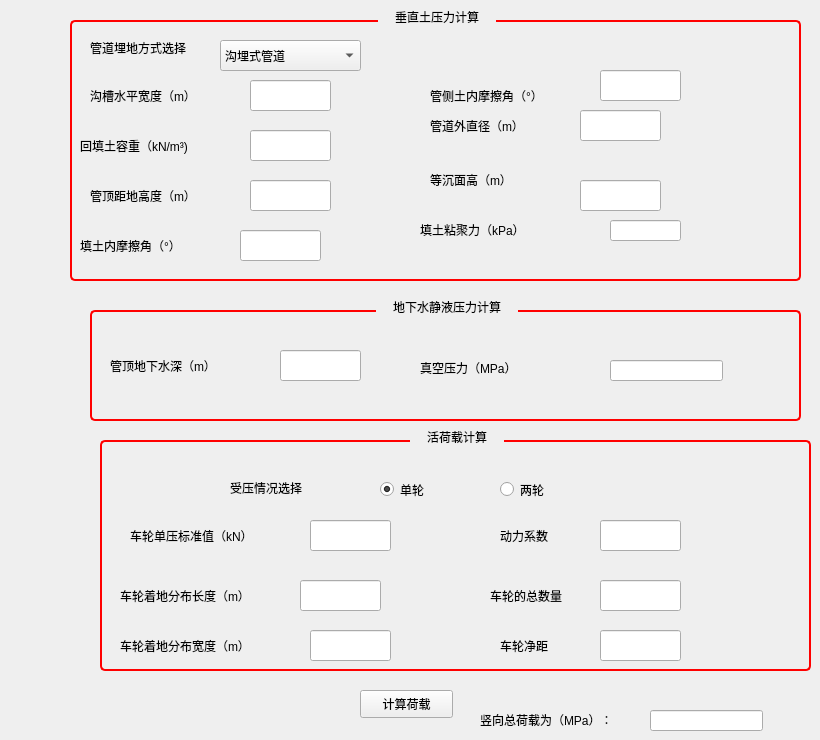
   <widget class="QWidget" name="tab">
    <property name="styleSheet">
     <string notr="true">QGroupBox {
    /* 背景渐变色*/
    background-color: qlineargradient(x1: 0, y1: 0, x2: 0, y2: 1,
                                      stop: 0 #E0E0E0, stop: 1 #FFFFFF);

    /* 边框 */
    border: 2px solid red;

    /* 倒角 */
    border-radius: 5px;

    /* 就像墙上挂着的两个相框,margin指的是相框与相框的距离
       padding指的是每个相框里照片与相框边框的距离 */
    margin-top: 20px;
}
/* 标题设置 */
QGroupBox::title {
    /* 位置 */
    subcontrol-origin: margin;
    subcontrol-position: top center;

    /* 内边框,上下和左右 */
    padding: 10px 15px;

    /* 颜色 */
    background-color: qlineargradient(x1: 0, y1: 0, x2: 0, y2: 1,
                                      stop: 0 #FF0ECE, stop: 1 #FFFFFF);
}

QGroupBox::indicator {
    width: 13px;
    height: 13px;
}
</string>
    </property>
    <attribute name="title">
     <string>荷载计算</string>
    </attribute>
    <widget class="QGroupBox" name="groupBox">
     <property name="geometry">
      <rect>
       <x>70</x>
       <y>0</y>
       <width>731</width>
       <height>281</height>
      </rect>
     </property>
     <property name="styleSheet">
      <string notr="true"/>
     </property>
     <property name="title">
      <string>垂直土压力计算</string>
     </property>
     <widget class="QComboBox" name="comboBox">
      <property name="geometry">
       <rect>
        <x>150</x>
        <y>40</y>
        <width>141</width>
        <height>31</height>
       </rect>
      </property>
      <property name="currentText">
       <string>沟埋式管道</string>
      </property>
      <property name="maxVisibleItems">
       <number>9</number>
      </property>
      <property name="placeholderText">
       <string/>
      </property>
      <item>
       <property name="text">
        <string>沟埋式管道</string>
       </property>
      </item>
      <item>
       <property name="text">
        <string>上埋式管道</string>
       </property>
      </item>
     </widget>
     <widget class="QLabel" name="label_9">
      <property name="geometry">
       <rect>
        <x>20</x>
        <y>40</y>
        <width>121</width>
        <height>16</height>
       </rect>
      </property>
      <property name="text">
       <string>管道埋地方式选择</string>
      </property>
     </widget>
     <widget class="QLabel" name="label_13">
      <property name="geometry">
       <rect>
        <x>20</x>
        <y>180</y>
        <width>141</width>
        <height>31</height>
       </rect>
      </property>
      <property name="text">
       <string>管顶距地高度（m）</string>
      </property>
     </widget>
     <widget class="QLineEdit" name="lineEdit_10">
      <property name="geometry">
       <rect>
        <x>510</x>
        <y>110</y>
        <width>81</width>
        <height>31</height>
       </rect>
      </property>
     </widget>
     <widget class="QLabel" name="label_7">
      <property name="geometry">
       <rect>
        <x>10</x>
        <y>230</y>
        <width>141</width>
        <height>31</height>
       </rect>
      </property>
      <property name="text">
       <string>填土内摩擦角（°）</string>
      </property>
     </widget>
     <widget class="QLabel" name="label_11">
      <property name="geometry">
       <rect>
        <x>10</x>
        <y>130</y>
        <width>141</width>
        <height>31</height>
       </rect>
      </property>
      <property name="text">
       <string>回填土容重（kN/m³)</string>
      </property>
     </widget>
     <widget class="QLineEdit" name="lineEdit_9">
      <property name="geometry">
       <rect>
        <x>530</x>
        <y>70</y>
        <width>81</width>
        <height>31</height>
       </rect>
      </property>
     </widget>
     <widget class="QLineEdit" name="lineEdit_15">
      <property name="geometry">
       <rect>
        <x>510</x>
        <y>180</y>
        <width>81</width>
        <height>31</height>
       </rect>
      </property>
     </widget>
     <widget class="QLabel" name="label_18">
      <property name="geometry">
       <rect>
        <x>360</x>
        <y>80</y>
        <width>151</width>
        <height>31</height>
       </rect>
      </property>
      <property name="text">
       <string>管侧土内摩擦角（°）</string>
      </property>
     </widget>
     <widget class="QLineEdit" name="lineEdit_16">
      <property name="geometry">
       <rect>
        <x>180</x>
        <y>180</y>
        <width>81</width>
        <height>31</height>
       </rect>
      </property>
     </widget>
     <widget class="QLineEdit" name="lineEdit_17">
      <property name="geometry">
       <rect>
        <x>180</x>
        <y>130</y>
        <width>81</width>
        <height>31</height>
       </rect>
      </property>
     </widget>
     <widget class="QLineEdit" name="lineEdit_18">
      <property name="geometry">
       <rect>
        <x>170</x>
        <y>230</y>
        <width>81</width>
        <height>31</height>
       </rect>
      </property>
     </widget>
     <widget class="QLabel" name="label_21">
      <property name="geometry">
       <rect>
        <x>20</x>
        <y>80</y>
        <width>141</width>
        <height>31</height>
       </rect>
      </property>
      <property name="text">
       <string>沟槽水平宽度（m）</string>
      </property>
     </widget>
     <widget class="QGroupBox" name="groupBox_4">
      <property name="geometry">
       <rect>
        <x>0</x>
        <y>430</y>
        <width>691</width>
        <height>191</height>
       </rect>
      </property>
      <property name="title">
       <string>活荷载计算</string>
      </property>
      <widget class="QLabel" name="label_22">
       <property name="geometry">
        <rect>
         <x>80</x>
         <y>20</y>
         <width>121</width>
         <height>16</height>
        </rect>
       </property>
       <property name="text">
        <string>受压情况选择</string>
       </property>
      </widget>
      <widget class="QRadioButton" name="radioButton_5">
       <property name="geometry">
        <rect>
         <x>210</x>
         <y>20</y>
         <width>81</width>
         <height>19</height>
        </rect>
       </property>
       <property name="text">
        <string>单轮</string>
       </property>
      </widget>
      <widget class="QRadioButton" name="radioButton_6">
       <property name="geometry">
        <rect>
         <x>300</x>
         <y>20</y>
         <width>115</width>
         <height>19</height>
        </rect>
       </property>
       <property name="text">
        <string>两轮</string>
       </property>
      </widget>
     </widget>
     <widget class="QLineEdit" name="lineEdit_19">
      <property name="geometry">
       <rect>
        <x>180</x>
        <y>80</y>
        <width>81</width>
        <height>31</height>
       </rect>
      </property>
     </widget>
     <widget class="QLabel" name="label_23">
      <property name="geometry">
       <rect>
        <x>360</x>
        <y>110</y>
        <width>141</width>
        <height>31</height>
       </rect>
      </property>
      <property name="text">
       <string>管道外直径（m）</string>
      </property>
     </widget>
     <widget class="QLabel" name="label_12">
      <property name="geometry">
       <rect>
        <x>350</x>
        <y>220</y>
        <width>151</width>
        <height>20</height>
       </rect>
      </property>
      <property name="text">
       <string>填土粘聚力（kPa）</string>
      </property>
     </widget>
     <widget class="QLineEdit" name="lineEdit_7">
      <property name="geometry">
       <rect>
        <x>540</x>
        <y>220</y>
        <width>71</width>
        <height>21</height>
       </rect>
      </property>
     </widget>
     <widget class="QLabel" name="label_10">
      <property name="geometry">
       <rect>
        <x>360</x>
        <y>170</y>
        <width>161</width>
        <height>20</height>
       </rect>
      </property>
      <property name="text">
       <string>等沉面高（m）</string>
      </property>
     </widget>
    </widget>
    <widget class="QGroupBox" name="groupBox_2">
     <property name="geometry">
      <rect>
       <x>90</x>
       <y>290</y>
       <width>711</width>
       <height>131</height>
      </rect>
     </property>
     <property name="styleSheet">
      <string notr="true"/>
     </property>
     <property name="title">
      <string>地下水静液压力计算</string>
     </property>
     <widget class="QLineEdit" name="lineEdit_13">
      <property name="geometry">
       <rect>
        <x>190</x>
        <y>60</y>
        <width>81</width>
        <height>31</height>
       </rect>
      </property>
     </widget>
     <widget class="QLabel" name="label_15">
      <property name="geometry">
       <rect>
        <x>20</x>
        <y>60</y>
        <width>141</width>
        <height>31</height>
       </rect>
      </property>
      <property name="text">
       <string>管顶地下水深（m）</string>
      </property>
     </widget>
     <widget class="QLabel" name="label_5">
      <property name="geometry">
       <rect>
        <x>330</x>
        <y>70</y>
        <width>161</width>
        <height>16</height>
       </rect>
      </property>
      <property name="text">
       <string>真空压力（MPa）</string>
      </property>
     </widget>
     <widget class="QLineEdit" name="lineEdit_3">
      <property name="geometry">
       <rect>
        <x>520</x>
        <y>70</y>
        <width>113</width>
        <height>21</height>
       </rect>
      </property>
     </widget>
    </widget>
    <widget class="QGroupBox" name="groupBox_3">
     <property name="geometry">
      <rect>
       <x>100</x>
       <y>420</y>
       <width>711</width>
       <height>251</height>
      </rect>
     </property>
     <property name="styleSheet">
      <string notr="true"/>
     </property>
     <property name="title">
      <string>活荷载计算</string>
     </property>
     <widget class="QLabel" name="label_16">
      <property name="geometry">
       <rect>
        <x>130</x>
        <y>60</y>
        <width>121</width>
        <height>16</height>
       </rect>
      </property>
      <property name="text">
       <string>受压情况选择</string>
      </property>
     </widget>
     <widget class="QRadioButton" name="radioButton_3">
      <property name="geometry">
       <rect>
        <x>280</x>
        <y>60</y>
        <width>81</width>
        <height>19</height>
       </rect>
      </property>
      <property name="text">
       <string>单轮</string>
      </property>
      <property name="checked">
       <bool>true</bool>
      </property>
      <attribute name="buttonGroup">
       <string notr="true">buttonGroup</string>
      </attribute>
     </widget>
     <widget class="QRadioButton" name="radioButton_4">
      <property name="geometry">
       <rect>
        <x>400</x>
        <y>60</y>
        <width>115</width>
        <height>19</height>
       </rect>
      </property>
      <property name="text">
       <string>两轮</string>
      </property>
      <attribute name="buttonGroup">
       <string notr="true">buttonGroup</string>
      </attribute>
     </widget>
     <widget class="QLineEdit" name="lineEdit_20">
      <property name="geometry">
       <rect>
        <x>500</x>
        <y>210</y>
        <width>81</width>
        <height>31</height>
       </rect>
      </property>
     </widget>
     <widget class="QLabel" name="label_24">
      <property name="geometry">
       <rect>
        <x>400</x>
        <y>210</y>
        <width>71</width>
        <height>31</height>
       </rect>
      </property>
      <property name="text">
       <string>车轮净距</string>
      </property>
     </widget>
     <widget class="QLineEdit" name="lineEdit_21">
      <property name="geometry">
       <rect>
        <x>210</x>
        <y>100</y>
        <width>81</width>
        <height>31</height>
       </rect>
      </property>
     </widget>
     <widget class="QLabel" name="label_25">
      <property name="geometry">
       <rect>
        <x>400</x>
        <y>100</y>
        <width>71</width>
        <height>31</height>
       </rect>
      </property>
      <property name="text">
       <string>动力系数</string>
      </property>
     </widget>
     <widget class="QLabel" name="label_26">
      <property name="geometry">
       <rect>
        <x>30</x>
        <y>100</y>
        <width>151</width>
        <height>31</height>
       </rect>
      </property>
      <property name="text">
       <string>车轮单压标准值（kN）</string>
      </property>
     </widget>
     <widget class="QLabel" name="label_27">
      <property name="geometry">
       <rect>
        <x>20</x>
        <y>160</y>
        <width>161</width>
        <height>31</height>
       </rect>
      </property>
      <property name="text">
       <string>车轮着地分布长度（m）</string>
      </property>
     </widget>
     <widget class="QLineEdit" name="lineEdit_22">
      <property name="geometry">
       <rect>
        <x>210</x>
        <y>210</y>
        <width>81</width>
        <height>31</height>
       </rect>
      </property>
     </widget>
     <widget class="QLineEdit" name="lineEdit_23">
      <property name="geometry">
       <rect>
        <x>200</x>
        <y>160</y>
        <width>81</width>
        <height>31</height>
       </rect>
      </property>
     </widget>
     <widget class="QLineEdit" name="lineEdit_24">
      <property name="geometry">
       <rect>
        <x>500</x>
        <y>100</y>
        <width>81</width>
        <height>31</height>
       </rect>
      </property>
     </widget>
     <widget class="QLineEdit" name="lineEdit_25">
      <property name="geometry">
       <rect>
        <x>500</x>
        <y>160</y>
        <width>81</width>
        <height>31</height>
       </rect>
      </property>
     </widget>
     <widget class="QLabel" name="label_28">
      <property name="geometry">
       <rect>
        <x>390</x>
        <y>160</y>
        <width>91</width>
        <height>31</height>
       </rect>
      </property>
      <property name="text">
       <string>车轮的总数量</string>
      </property>
     </widget>
     <widget class="QLabel" name="label_29">
      <property name="geometry">
       <rect>
        <x>20</x>
        <y>210</y>
        <width>161</width>
        <height>31</height>
       </rect>
      </property>
      <property name="text">
       <string>车轮着地分布宽度（m）</string>
      </property>
     </widget>
    </widget>
    <widget class="QPushButton" name="pushButton">
     <property name="geometry">
      <rect>
       <x>360</x>
       <y>690</y>
       <width>93</width>
       <height>28</height>
      </rect>
     </property>
     <property name="text">
      <string>计算荷载</string>
     </property>
    </widget>
    <widget class="QLabel" name="label_20">
     <property name="geometry">
      <rect>
       <x>480</x>
       <y>710</y>
       <width>151</width>
       <height>20</height>
      </rect>
     </property>
     <property name="text">
      <string>竖向总荷载为（MPa）：</string>
     </property>
    </widget>
    <widget class="QLineEdit" name="lineEdit_34">
     <property name="geometry">
      <rect>
       <x>650</x>
       <y>710</y>
       <width>113</width>
       <height>21</height>
      </rect>
     </property>
     <property name="readOnly">
      <bool>true</bool>
     </property>
    </widget>
   </widget>
